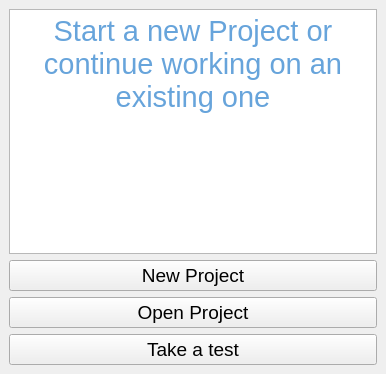
<?xml version="1.0" encoding="UTF-8"?>
<ui version="4.0">
 <class>atsar</class>
 <widget class="QMainWindow" name="atsar">
  <property name="geometry">
   <rect>
    <x>0</x>
    <y>0</y>
    <width>386</width>
    <height>374</height>
   </rect>
  </property>
  <property name="windowTitle">
   <string>atsar</string>
  </property>
  <widget class="QWidget" name="centralwidget">
   <property name="maximumSize">
    <size>
     <width>683</width>
     <height>462</height>
    </size>
   </property>
   <layout class="QHBoxLayout" name="horizontalLayout">
    <item>
     <layout class="QVBoxLayout" name="verticalLayout">
      <item>
       <widget class="QTextBrowser" name="textBrowser">
        <property name="html">
         <string>&lt;!DOCTYPE HTML PUBLIC &quot;-//W3C//DTD HTML 4.0//EN&quot; &quot;http://www.w3.org/TR/REC-html40/strict.dtd&quot;&gt;
&lt;html&gt;&lt;head&gt;&lt;meta name=&quot;qrichtext&quot; content=&quot;1&quot; /&gt;&lt;meta charset=&quot;utf-8&quot; /&gt;&lt;style type=&quot;text/css&quot;&gt;
p, li { white-space: pre-wrap; }
hr { height: 1px; border-width: 0; }
li.unchecked::marker { content: &quot;\2610&quot;; }
li.checked::marker { content: &quot;\2612&quot;; }
&lt;/style&gt;&lt;/head&gt;&lt;body style=&quot; font-family:'Noto Sans'; font-size:10pt; font-weight:400; font-style:normal;&quot;&gt;
&lt;p align=&quot;center&quot; style=&quot; margin-top:12px; margin-bottom:12px; margin-left:0px; margin-right:0px; -qt-block-indent:0; text-indent:0px;&quot;&gt;&lt;span style=&quot; font-size:22pt; color:#67a4db;&quot;&gt;Start a new Project or continue working on an existing one&lt;/span&gt;&lt;/p&gt;&lt;/body&gt;&lt;/html&gt;</string>
        </property>
       </widget>
      </item>
      <item>
       <widget class="QPushButton" name="pushButton">
        <property name="font">
         <font>
          <family>Cantarell</family>
          <pointsize>14</pointsize>
         </font>
        </property>
        <property name="text">
         <string>New Project</string>
        </property>
       </widget>
      </item>
      <item>
       <widget class="QPushButton" name="pushButton_2">
        <property name="font">
         <font>
          <family>Cantarell</family>
          <pointsize>14</pointsize>
         </font>
        </property>
        <property name="text">
         <string>Open Project</string>
        </property>
       </widget>
      </item>
      <item>
       <widget class="QPushButton" name="pushButton_3">
        <property name="font">
         <font>
          <family>Cantarell</family>
          <pointsize>14</pointsize>
         </font>
        </property>
        <property name="text">
         <string>Take a test</string>
        </property>
       </widget>
      </item>
     </layout>
    </item>
   </layout>
  </widget>
 </widget>
 <resources/>
 <connections/>
</ui>
